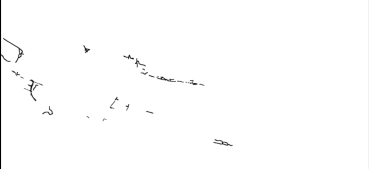
#> input picture src/luvia/selected_images/curatedimage.png, 369 x 169 px
$ python -i hoof.py   (imports and definitions only)
#> lines starting #> are read from the running program, lines starting #| are printed output that depends on the picture; after the words box and inside, x2 and y2 are one past the last pixel; in counts of white or black regions, pixels touching at a corner belong together
#> further down, picture is the input picture: shape (169, 369); min 0, max 255, mean 253.1
import cv2
import numpy as np
import math


# [31 lines left out: functions gaussian_filter1d, argrelextrema, not called in this run]


class Hoofs:

    def __init__(self, image_path):
        self.image_path = image_path
        self.image = Hoofs.load_image(image_path)


class Hoof_HThresh(Hoofs):

    # [40 lines left out: functions apply_binary_threshold, apply_horizontal_dilation, find_contours, draw_bounding_boxes, extract_lines, not called in this run]


class ShorthandSegmenter:

    def __init__(self, min_area_segment=100, dilation_kernel=(25, 5), angle_tolerance=15):

        self.min_area = min_area_segment
        self.dilation_kernel = dilation_kernel
        self.angle_tolerance = angle_tolerance
        self.bounding_boxes = []
        self.angles = []
        self.groups_with_angles = []

    def compute_angle(self, component_mask):
        contours, _ = cv2.findContours(component_mask, cv2.RETR_EXTERNAL, cv2.CHAIN_APPROX_SIMPLE)
        if contours:
            cnt = max(contours, key=cv2.contourArea)
            [vx, vy, x, y] = cv2.fitLine(cnt, cv2.DIST_L2, 0, 0.01, 0.01)
            angle = math.degrees(math.atan2(vy, vx))
            return angle
        return None

    def extract_groups(self, original, filter_boxes=False):
        """
        Extracts shorthand writing groups from an image.
        Returns a list of tuples: (cropped_image, angle)
        """
#> called with filter_boxes = False
        if original is None:
            raise ValueError(f"Image at path '{original}' could not be loaded.")

        img_height, img_width = original.shape
#> img_height = 169; img_width = 369
        _, binary = cv2.threshold(original, 0, 255, cv2.THRESH_BINARY_INV + cv2.THRESH_OTSU)
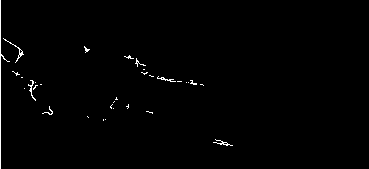
#> binary: shape (169, 369); 0.86% white in thin lines or dots, all inside (x1, y1, x2, y2) = (0, 0, 233, 169)
        kernel = cv2.getStructuringElement(cv2.MORPH_RECT, self.dilation_kernel)
        dilated = cv2.dilate(binary, kernel, iterations=1)
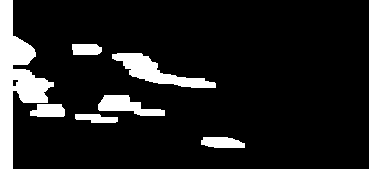
#> dilated: shape (169, 369); 11.5% white; 7 white regions, largest, box (x1, y1, x2, y2) and area: (0, 0, 54, 169) 3642, (112, 53, 216, 88) 1376, (98, 95, 165, 116) 763

        num_labels, labels, stats, centroids = cv2.connectedComponentsWithStats(dilated, connectivity=8)
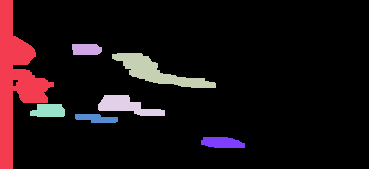
#> labels: shape (169, 369) int32; 8 distinct labels, from 0 to 7; one colour per label, 0 black
#> num_labels = 8; stats = [[13, 0, 356, 169, 55198], [0, 0, 54, 169, 3642], [72, 44, 30, 11, 306], [112, 53, 104, 35, 1376], [98, 95, 67, 21, 763], [30, 104, 35, 13, 391], [75, 114, 43, 9, 284], [201, 137, 44, 11, 401]]; centroids = [[198.4, 83.66], [14.55, 80.32], [85.92, 49.01], [156.3, 71.52], [126, 105.6], [48.3, 110.4], [95.86, 118], [221.7, 142.2]]

        temp_boxes = []
        temp_groups = []
        temp_angles = []


        for i in range(1, num_labels):  # Skip background
            x, y, w, h, area = stats[i]
            if filter_boxes == "whole_img":
                # Skip boxes that are nearly the size of the image
                if w >= img_width - 10 and h >= img_height - 10:
                    continue
            if area >= self.min_area:
                cropped = original[y:y+h, x:x+w]
                component_mask = np.zeros_like(binary)
                component_mask[labels == i] = 255
                component_crop = component_mask[y:y+h, x:x+w]
                angle = self.compute_angle(component_crop)
                temp_groups.append(cropped)
                temp_boxes.append((x, y, w, h))
                temp_angles.append(angle)
#> this loop made 7 passes
#> (w, h, area, contours in compute_angle, vx in compute_angle, vy in compute_angle) on passes 2, 4, 5, 6, 7: (30, 11, 306, 1 contour; box (x1, y1, x2, y2) and area: (0, 0, 30, 11) 270, [1], [0.0298]), (67, 21, 763, 1 contour; box (x1, y1, x2, y2) and area: (0, 0, 67, 21) 683, [0.982], [0.19]), (35, 13, 391, 1 contour; box (x1, y1, x2, y2) and area: (0, 0, 35, 13) 348, [0.999], [-0.0434]), (43, 9, 284, 1 contour; box (x1, y1, x2, y2) and area: (0, 0, 43, 9) 236, [0.998], [0.0557]), (44, 11, 401, 1 contour; box (x1, y1, x2, y2) and area: (0, 0, 44, 11) 352, [1], [-0.0235])
#> (w, h, area, vx in compute_angle, vy in compute_angle, angle) on passes 1, 3: (54, 169, 3642, [0.126], [0.992], 82.74), (104, 35, 1376, [0.966], [0.259], 15)
#> pass 1, in extract_groups, `cropped = original[y:y+h, x:x+w]`:
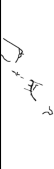
#> cropped: shape (169, 54); min 0, max 255, mean 246.6
#> pass 1, in extract_groups, `component_crop = component_mask[y:y+h, x:x+w]`:
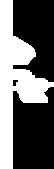
#> component_crop: shape (169, 54); 39.9% white; 1 white region, box (x1, y1, x2, y2) and area: (0, 0, 54, 169) 3642
#> pass 3, in extract_groups, `component_crop = component_mask[y:y+h, x:x+w]`:
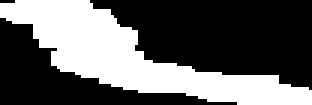
#> component_crop: shape (35, 104) (shown 3 times larger); 37.8% white; 1 white region, box (x1, y1, x2, y2) and area: (0, 0, 104, 35) 1376
#> after the loop:
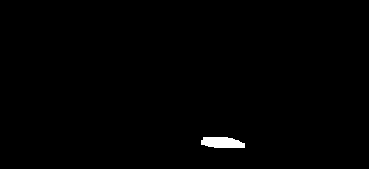
#> component_mask: shape (169, 369); 0.64% white; 1 white region, box (x1, y1, x2, y2) and area: (201, 137, 245, 148) 401
#> after the loop, temp_angles = [82.74, 1.71, 15, 10.92, -2.49, 3.19, -1.35]; temp_boxes = [(0, 0, 54, 169), (72, 44, 30, 11), (112, 53, 104, 35), (98, 95, 67, 21), (30, 104, 35, 13), (75, 114, 43, 9), (201, 137, 44, 11)]; temp_groups = 7 items
        if filter_boxes == "inside_box":

            # Filter out boxes that fully contain another box
            # [4 lines left out: function contains, not called in this run]

            filtered_boxes = []
            filtered_groups = []
            filtered_angles = []

            for i, box_i in enumerate(temp_boxes):
                is_enclosing = False
                for j, box_j in enumerate(temp_boxes):
                    if i != j and contains(box_i, box_j):
                        is_enclosing = True
                        break
                if not is_enclosing:
                    filtered_boxes.append(box_i)
                    filtered_groups.append(temp_groups[i])
                    filtered_angles.append(temp_angles[i])

            self.bounding_boxes = filtered_boxes
            self.groups_with_angles = filtered_groups
            self.angles = filtered_angles
        else:
            self.bounding_boxes = temp_boxes
#> self.bounding_boxes has the same summary as temp_boxes
            self.groups_with_angles = temp_groups
#> self.groups_with_angles = 7 items
            self.angles = temp_angles
#> self.angles = [82.74, 1.71, 15, 10.92, -2.49, 3.19, -1.35]
        return self.groups_with_angles

    # [29 lines left out: functions draw_bounding_boxes, filter_by_angle, not called in this run]


class Hoof_VThresh:

    # [4 lines left out: function binarize_image, not called in this run]

    @staticmethod
    def vertical_projection(binary):
        return np.sum(binary, axis=0)

    @staticmethod
    def gaussian_smoothing(vertical_projection, sigma=6):
        return gaussian_filter1d(vertical_projection, sigma=sigma)

    # [5 lines left out: function local_minima_maxima, not called in this run]

    @staticmethod
    def image_to_color(image):
        return cv2.cvtColor(image, cv2.COLOR_GRAY2RGB)

    # [92 lines left out: functions draw_minima_maxima, refine_consecutive_minima, filter_and_extend_minima, extend_minima_on_zero_rise, extract_regions, vertical_projection_segmentation, not called in this run]


>>> import cv2
>>> picture = cv2.imread('../selected_images/curatedimage.png', cv2.IMREAD_GRAYSCALE)
>>> result = ShorthandSegmenter().extract_groups(picture)
#> result = 7 items
